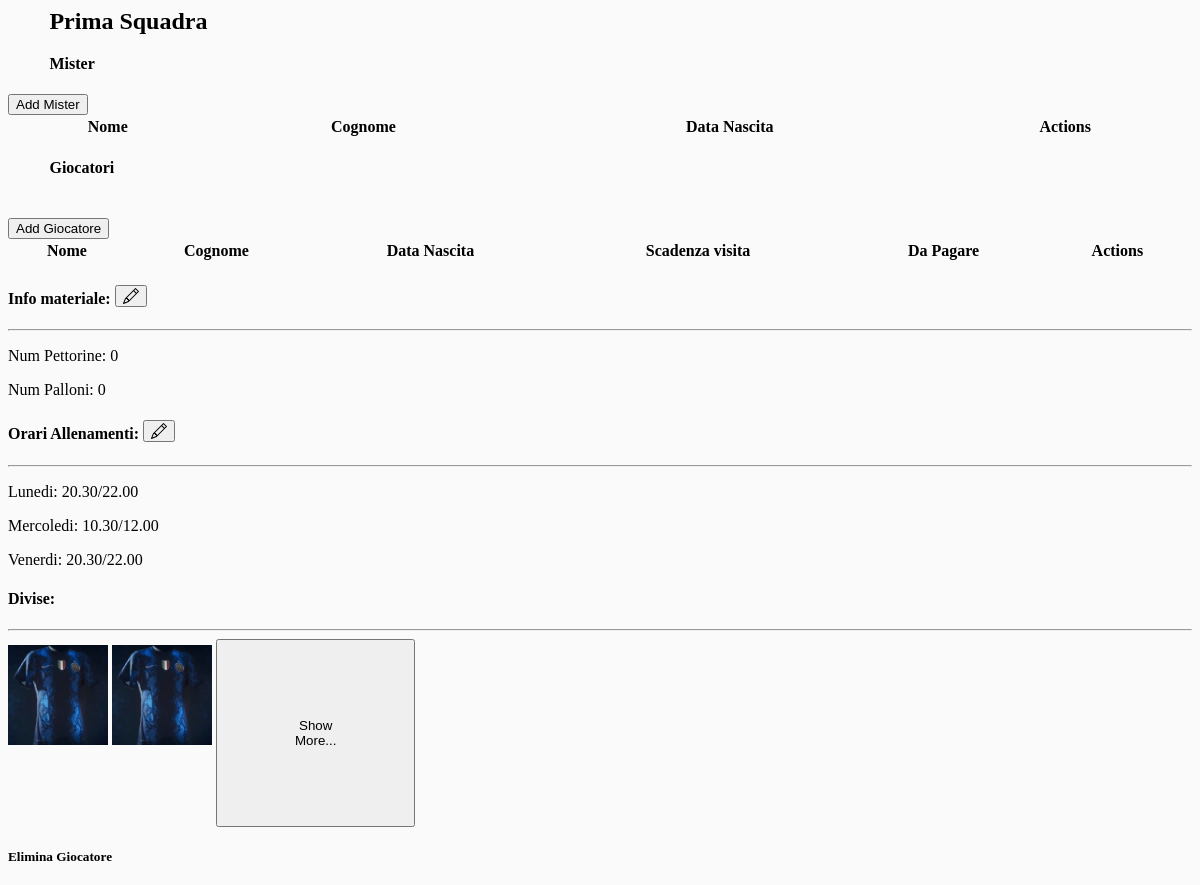
/gestionale/pagine/AreaTesserati/squadre/squadre.php?squadra=PrimaSquadra (signed in, upper part), run on an earlier commit of the app's database.
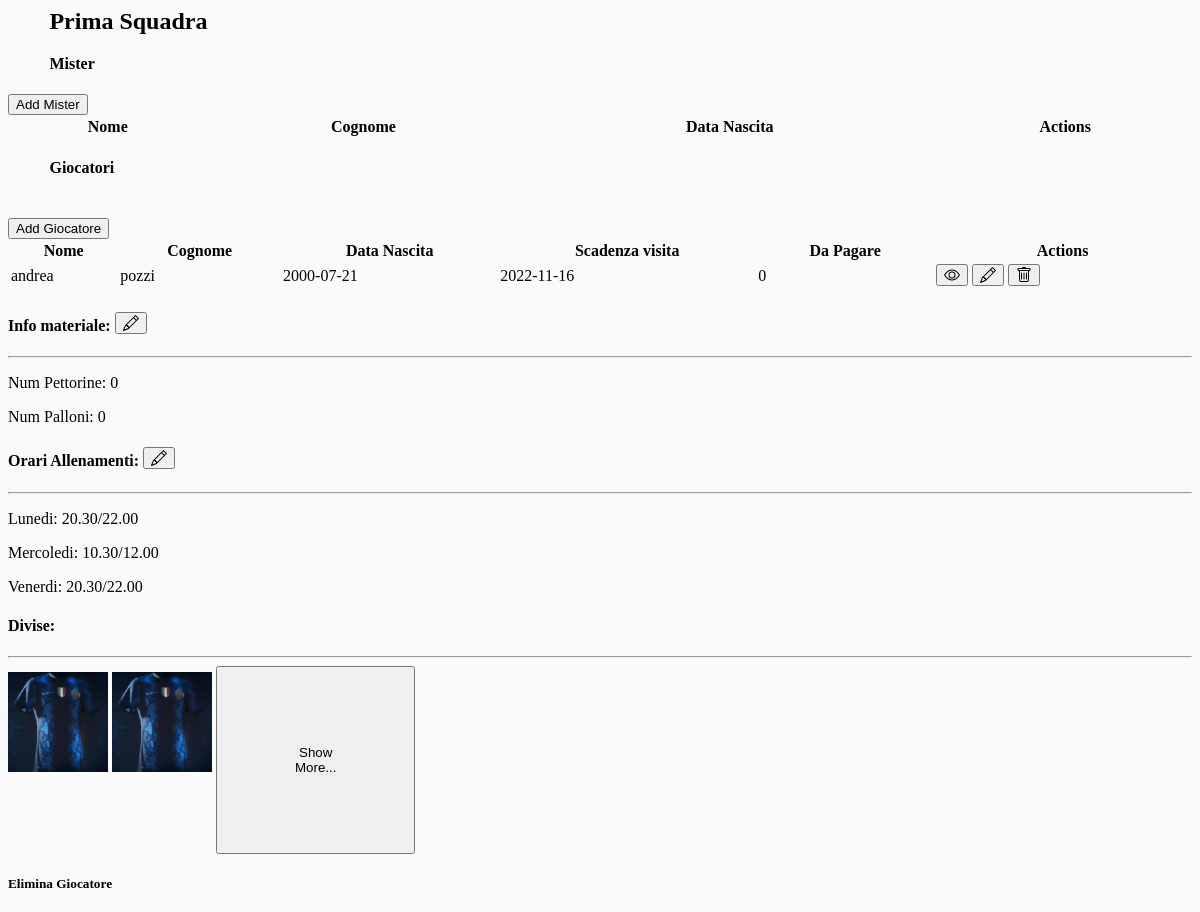
And on a later commit of the database.
### tables this page shows
CREATE TABLE `tesserato` (
  `id` int(11) NOT NULL,
  `cf` varchar(16) NOT NULL,
  `nome` varchar(32) NOT NULL,
  `cognome` varchar(32) NOT NULL,
  `dataNascita` date NOT NULL,
  `luogoNascita` varchar(32) NOT NULL,
  `tipo` int(11) NOT NULL,
  `ruolo` char(1) DEFAULT NULL,
  `idVisita` int(11) DEFAULT NULL,
  `via` varchar(32) NOT NULL,
  `provincia` varchar(32) NOT NULL,
  `citta` varchar(32) NOT NULL,
  `linkFoto` blob DEFAULT NULL,
  `daPagare` int(11) NOT NULL DEFAULT 0,
  `pagato` int(11) NOT NULL DEFAULT 0,
  `idCategoria` int(11) NOT NULL
);

CREATE TABLE `visita` (
  `id` int(11) NOT NULL,
  `tipo` int(11) NOT NULL,
  `scadenza` date NOT NULL,
  `foto` blob NOT NULL
);

### gestionale/pagine/AreaTesserati/squadre/squadre.php (the view, shortened to what the changed rows need)
<?php
$squadra = "";
if ($_GET['squadra'] == "PrimaSquadra")
    $squadra = "Prima Squadra";
else if ($_GET['squadra'] == "PiccoliAmici")
    $squadra = "Piccoli Amici";
else {
    $squadra = $_GET['squadra'];
}
?>
<html>
<div class="page-header clearfix">
    <strong>
        <h2 class="pull-left" style="margin-left:3.5%"> <?php echo $squadra ?> </h2>
    </strong>
</div>
<body style="background-color: rgba(250, 250, 250, 255)">
    <div class="contenitore">
        <div class="row">
            <div class="col-sm-9 border-right">
                <?php include 'tabellaMister.php'; ?>
                <?php include 'tabellaGiocatori.php'; ?>
            </div>
        </div>
    </div>
</body>
</html>

### gestionale/pagine/AreaTesserati/squadre/tabellaGiocatori.php (shortened to what the changed rows need)
<div class="limiter">
    <div class="container-table100">
        <div class="wrap-table100">
            <div class="table100">
                <?php
                $sql = "SELECT tesserato.id, tesserato.daPagare, tesserato.nome, tesserato.cognome, tesserato.dataNascita, categoria.nome as prova, visita.scadenza FROM `tesserato`
                INNER JOIN visita
                on idVisita=visita.id
                INNER JOIN categoria
                on idCategoria=categoria.id
                WHERE tesserato.tipo='0' AND categoria.nome='" . $_GET['squadra'] . "'";
                echo "<table class='display shadow-lg tabella' style='width:100%'><thead><tr>";
                echo "      <th class='pl-4'> Nome</th>";
                echo "      <th> Cognome</th>";
                echo "      <th> Data Nascita</th>";
                echo "      <th> Scadenza visita </th>";
                echo "      <th> Da Pagare </th>";
                echo "      <th class='column4'> Actions</th>";
                echo "</tr></thead><tbody>";
                if ($result = mysqli_query($link, $sql)) {
                    if (mysqli_num_rows($result) > 0) {
                        while ($row = mysqli_fetch_array($result)) {
                            echo "<tr>";
                            echo "<td class='pl-4'>" . $row['nome'] . "</td>";
                            echo "<td>" . $row['cognome'] . "</td>";
                            echo "<td>" . $row['dataNascita'] . "</td>";
                            if ($row['scadenza'] < date("Y-m-d")) {
                                echo "<td><span class='dot-rosso'></span>" . $row['scadenza'] . "</td>";
                            } else if (true) {
                                echo "<td><span class='dot-orange'></span>" . $row['scadenza'] . "</td>";
                            } else {
                                echo "<td><span class='dot-verde'></span>" . $row['scadenza'] . "</td>";
                            }
                            echo "<td>" . $row['daPagare'] . "</td>";
                            echo "<td class='column4 pr-4'>
                                            <button type='button' class='btn btn-outline-primary' data-bs-toggle='modal' data-bs-target='#visualizza' data-bs-whatever='" . $row['id'] . "'>
                                            </button>
                                            <button type='button' class='btn btn-outline-success' data-bs-toggle='modal' data-bs-target='#editMister' data-bs-whatever='" . $row['id'] . "'>
                                            </button>
                                            <button type='button' class='btn btn-outline-danger' data-bs-toggle='modal' data-bs-target='#elimina' data-bs-whatever='" . $row['id'] . "'>
                                            </button>
                                        " . "</td>";
                        }
                    } else {
                    }
                } else {
                    echo "ERROR: Could not able to execute $sql. " . mysqli_error($link);
                }
                echo "</tbody>";
                echo "</table>";
                ?>
            </div>
        </div>
    </div>
</div>

What changed in the data, as far as the page shows it:
added tesserato: nome "andrea", cognome "pozzi", dataNascita "2000-07-21", idVisita.scadenza "2022-11-16", daPagare "0"
